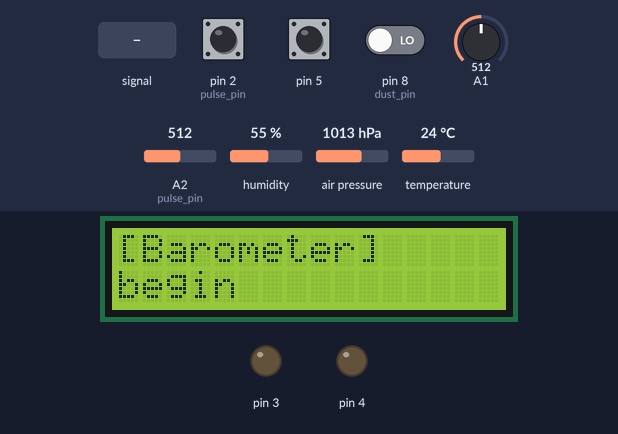
A sketch run on a simulated Arduino Uno, built with avr-gcc and run on an emulated ATmega328P. Shown: 16×2 character LCD, output pins drawn as LEDs (lit = HIGH). The test bench sets the inputs (shaded band); at power-on: pin 2 (pulse_pin) LOW, pin 5 LOW, humidity 55 %, pin 8 (dust_pin) LOW, A1 = 512, A2 (pulse_pin) = 512, air pressure 1013 hPa, temperature 24 °C. The modem accepts every AT command (registered, SIM ready, sends succeed) and sends nothing else; what the sketch prints to the serial monitor is not drawn.

Above: at 10.2 s.
10.3 s: A2 (pulse_pin) fed a 200 Hz sine of ±81 counts around its level
At 14.6 s:
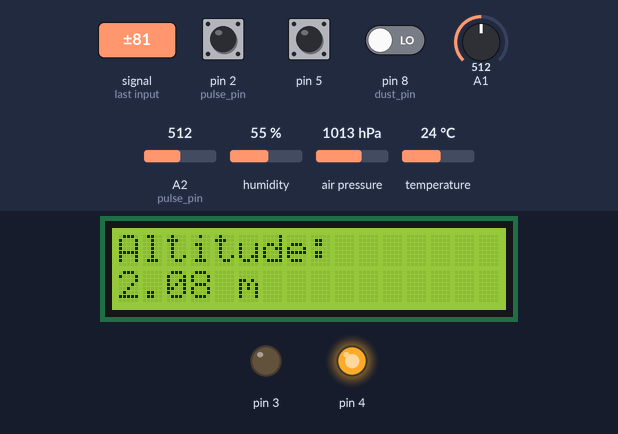
15.0 s: pin 2 (pulse_pin) pulled HIGH for 3.2 s
At 17.8 s:
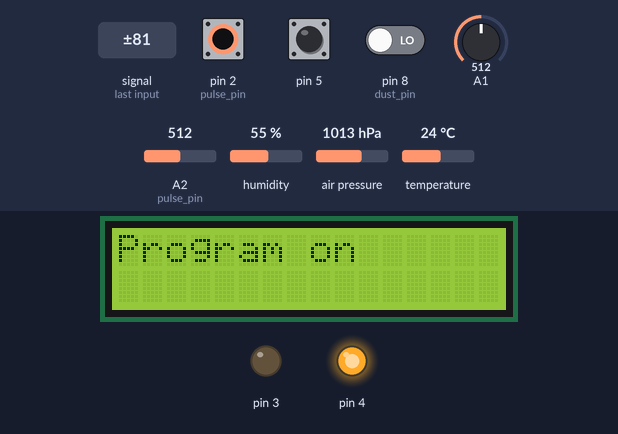
24.6 s: pin 5 pulled HIGH for 3.2 s
At 27.4 s:
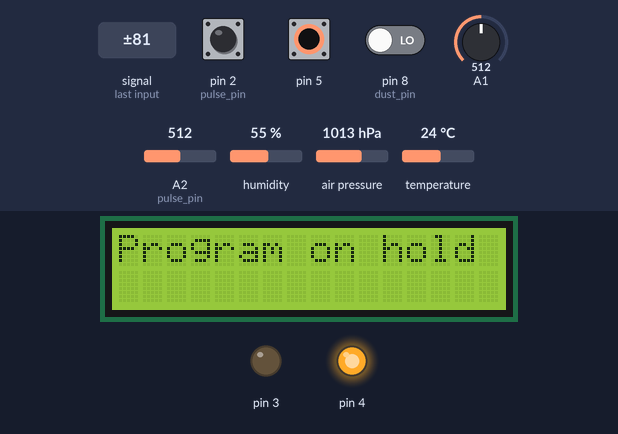
33.8 s: humidity set to 22 %
At 37.0 s:
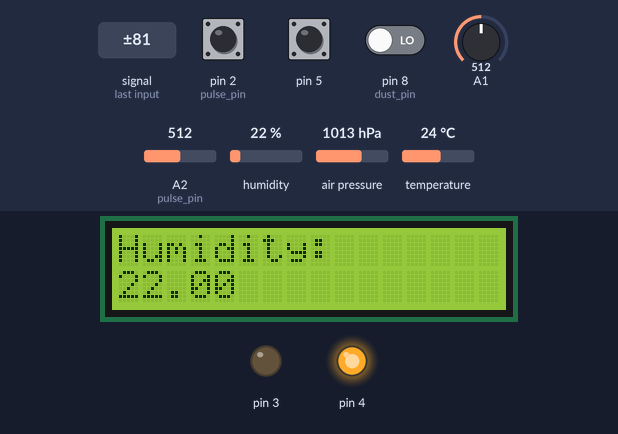
40.2 s: A2 (pulse_pin) fed a 2 Hz sine of ±306 counts around its level
At 43.4 s:
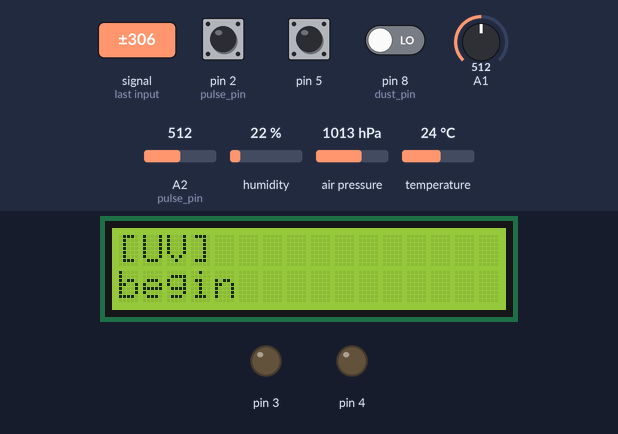
46.6 s: A2 (pulse_pin) fed a 50 Hz sine of ±306 counts around its level
At 49.5 s:
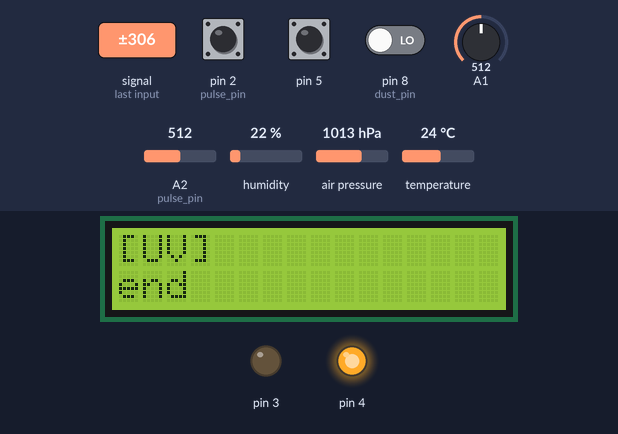
Timing chart, 0 to 61.2 s (numbered marks = the images above; inputs shaded):
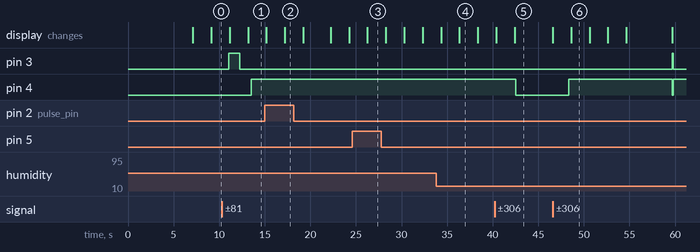

Measured:
- after the input at 10.3 s, pin 3: LOW → HIGH after 0.73 s, → LOW 1.2 s later; pin 4: LOW → HIGH after 3.2 s
- after the input at 15.0 s, the display: first differs from a run without the input after 2.2 s (image 2)
- after the input at 24.6 s, the display: changes after 1.7 s (image 3)
- after the input at 40.2 s, pin 4: HIGH → LOW after 2.3 s
- after the input at 46.6 s, pin 4: LOW → HIGH after 1.8 s, → LOW 11.3 s later, → HIGH 0.12 s later
- what the display in image 4 shows lasts 2.0 s, from 36.4 s to 38.4 s
- what the display in image 5 shows lasts 4.2 s, from 42.4 s to 46.6 s

The sketch:

Lab1.ino
```cpp
// Load library for WIFI
#include <SoftwareSerial.h>
// Load library for LCD display
#include <LiquidCrystal_PCF8574.h>
// Load librarues fir BMP
#include <Adafruit_Sensor.h>
#include <Adafruit_BMP280.h>
// Load library DHT Humidity & Temperature Sensor
#include <DHT.h>

#define SSID "MATA KI CHOKI"     // "SSID-WiFiname"
#define PASS ""       // "password"
#define IP "184.106.153.149"// thingspeak.com ip
String msg = "GET /update?key=PQORAEUQ16AI3XTZ"; //change it with your api key like "GET /update?key=Your Api Key"

// Set the LCD address to 0x27 for a 16 chars and 2 line display
LiquidCrystal_PCF8574 lcd(0x27);
 // Barometric Pressure Sensor
Adafruit_BMP280 bmp;
// WIFI
SoftwareSerial esp8266(9,10);

// Volatile Variables, used in the interrupt service routine!
volatile int Signal;                // holds the incoming raw data
volatile int IBI = 600;             // int that holds the time interval between beats! Must be seeded!
volatile boolean Pulse = false;     // "True" when heartbeat is detected. "False" when not a "live beat".
volatile boolean QS = false;        // becomes true when Arduino finds a beat.

// Regards Serial OutPut  -- Set This Up to your needs
static boolean serialVisual = true;   // Set to 'false' by Default.  Re-set to 'true' to see Arduino Serial Monitor ASCII Visual Pulse
volatile int rate[10];                    // array to hold last ten IBI values
volatile unsigned long sampleCounter = 0;          // used to determine pulse timing
volatile unsigned long lastBeatTime = 0;           // used to find IBI
volatile int P =512;                      // used to find peak in pulse wave, seeded
volatile int T = 512;                     // used to find trough in pulse wave, seeded
volatile int thresh = 525;                // used to find instant moment of heart beat, seeded
volatile int amp = 100;                   // used to hold amplitude of pulse waveform, seeded
volatile boolean firstBeat = true;        // used to seed rate array so we startup with reasonable BPM
volatile boolean secondBeat = false;      // used to seed rate array so we startup with reasonable BPM

int onSwitchState = 0;
int offSwitchState = 0;
int dust_pin = 8;
int pulse_pin = 2;
int blink_pin = 13;
unsigned long duration;
unsigned long starttime;
unsigned long sampletime_ms = 2000;
unsigned long lowpulseoccupancy = 0;
float ratio = 0;
int wait_time_ms = 2000;
#define DHTPIN 7
#define DHTTYPE DHT22
// Initialize DHT sensor for normal 16mhz Arduino
DHT dht(DHTPIN, DHTTYPE);

// Barometer
float pressure;
float altitude;
// Dust
float concentration;
// Light
float light;
// Temperature
float humidity;
float temp;
// UV
float vsig;
// Pulse
volatile float BPM;

void setup()
{
  // Set serial
  Serial.begin(115200);

  if (!bmp.begin()) {
    Serial.println("Could not find a valid BMP280 sensor, check wiring!");
    while (1);
  }

  esp8266.begin(115200);
  esp8266.println("AT");

  if(esp8266.find("OK")){
    connectWiFi();
    Serial.println("Connect to Internet");
  } else{
    Serial.println("Unable to connect to Internet");
  }

  lcd.setBacklight(255);
  lcd.begin(16, 2);
  lcd.print("     Lab 1:     ");
  lcd.setCursor(0,1);
  lcd.print("      Yong      ");
  delay(wait_time_ms);
  pinMode(3, OUTPUT);
  pinMode(4, OUTPUT);
  pinMode(2, INPUT);
  pinMode(5, INPUT);
  interruptSetup();
}

void loop()
{
  run_barometer();
  check_button();
  run_dust();
  check_button();
  run_light();
  check_button();
  run_temperature();
  check_button();
  run_uv();
  check_button();
  run_pulse();
  check_button();
  push_data();
  check_button();
  check_alert();
  check_button();
}

void check_button()
{
  onSwitchState = digitalRead(2);
  offSwitchState = digitalRead(5);
  if (offSwitchState == HIGH)
  {
    lcd.clear();
    lcd.print("Program on hold");
    Serial.println("Off button pressed");
    delay(wait_time_ms);
  }
  if (onSwitchState == HIGH)
  {
    lcd.clear();
    lcd.print("Program on");
    Serial.println("On button pressed");
    delay(wait_time_ms);
  }
}

void check_alert()
{
  if (light > 200)
  {
    digitalWrite(3, HIGH);
    digitalWrite(4, LOW);
    lcd.clear();
    lcd.print("[Warning]");
    lcd.setCursor(0,1);
    lcd.print("Too bright.");
    delay(wait_time_ms);
  }
  else
  {
    digitalWrite(3, LOW);
    digitalWrite(4, HIGH);
    lcd.clear();
    lcd.print("[Clear]");
    lcd.setCursor(0,1);
    lcd.print("Safe.");
    delay(wait_time_ms);
  }
}

void run_barometer()
{
  // Begin Check
  lcd.clear();
  lcd.print("[Barometer]");
  lcd.setCursor(0,1);
  lcd.print("begin");
  delay(wait_time_ms);

  // Run Check
  pressure = bmp.readPressure();
  Serial.println("Pressure = " + String(pressure) + " Pa");
  lcd.clear();
  lcd.print("Pressure:");
  lcd.setCursor(0, 1);
  lcd.print(String(pressure) + " Pa");
  delay(wait_time_ms);
  altitude = bmp.readAltitude(1013.25);
  Serial.println("Altitude = " + String(altitude) + " m");
  lcd.clear();
  lcd.print("Altitude:");
  lcd.setCursor(0, 1);
  lcd.print(String(altitude) + " m");
  delay(wait_time_ms);

  // End check
  lcd.clear();
  lcd.print("[Barometer]");
  lcd.setCursor(0,1);
  lcd.print("end");
  delay(wait_time_ms);
}

void run_dust()
{
  // Begin Check
  lcd.clear();
  lcd.print("[Dust]");
  lcd.setCursor(0,1);
  lcd.print("begin");
  delay(wait_time_ms);

  // Run Check
  duration = pulseIn(dust_pin, LOW);
  lowpulseoccupancy = lowpulseoccupancy + duration;
  if ((millis() - starttime) >= sampletime_ms)
  {
    ratio = lowpulseoccupancy / (sampletime_ms * 10.0);
    concentration = 1.1 * pow(ratio, 3) - 3.8 * pow(ratio, 2) + 520 * ratio + 0.62;
    Serial.println("Concentration = " + String(concentration) + " pcs/0.01cf");

    lcd.clear();
    lcd.print("Concentration:");
    lcd.setCursor(0, 1);
    lcd.print(String(concentration) + " pcs/0.01cf");
    delay(wait_time_ms);
    lowpulseoccupancy = 0;
    starttime = millis();
  }

  // End check
  lcd.clear();
  lcd.print("[Dust]");
  lcd.setCursor(0,1);
  lcd.print("end");
  delay(wait_time_ms);
}

void run_light()
{
  // Begin Check
  lcd.clear();
  lcd.print("[Light]");
  lcd.setCursor(0,1);
  lcd.print("begin");
  delay(wait_time_ms);

  // Run Check
  light = analogRead(A0);
  Serial.println("Light = " + String(light));
  lcd.clear();
  lcd.print("Light:");
  lcd.setCursor(0, 1);
  lcd.print(light);
  delay(wait_time_ms);

  // End check
  lcd.clear();
  lcd.print("[Light]");
  lcd.setCursor(0,1);
  lcd.print("end");
  delay(wait_time_ms);
}

void run_temperature()
{
  // Begin Check
  lcd.clear();
  lcd.print("[Temperature]");
  lcd.setCursor(0,1);
  lcd.print("begin");
  delay(wait_time_ms);

  // Run Check
  humidity = dht.readHumidity();
  Serial.println("Humidity = " + String(humidity));
  lcd.clear();
  lcd.print("Humidity:");
  lcd.setCursor(0, 1);
  lcd.print(humidity);
  delay(wait_time_ms);
  temp = dht.readTemperature();
  Serial.println("Temp = " + String(temp) + " Celsius");
  lcd.clear();
  lcd.print("Temp:");
  lcd.setCursor(0, 1);
  lcd.print(String(temp) + " Celsius");
  delay(wait_time_ms);

  // End check
  lcd.clear();
  lcd.print("[Temperature]");
  lcd.setCursor(0,1);
  lcd.print("end");
  delay(wait_time_ms);
}

void run_uv()
{
  // Begin Check
  lcd.clear();
  lcd.print("[UV]");
  lcd.setCursor(0,1);
  lcd.print("begin");
  delay(wait_time_ms);

  // Run Check
  int sensorValue;
  long  sum=0;
  for(int i=0;i<1024;i++)
  {
    sensorValue=analogRead(A1);
    sum=sensorValue+sum;
    delay(2);
  }
  sum = sum >> 10;
  // Vsig is the value of voltage measured from the SIG pin of the Grove interface
  vsig = sum * 4980.0 / 1023.0;
  Serial.println("Voltage = " + String(vsig) + "mV");
  lcd.clear();
  lcd.print("Voltage:");
  lcd.setCursor(0, 1);
  lcd.print(String(vsig) + "mV");
  delay(wait_time_ms);

  // End check
  lcd.clear();
  lcd.print("[UV]");
  lcd.setCursor(0,1);
  lcd.print("end");
  delay(wait_time_ms);
}

void run_pulse()
{
    // Begin Check
  lcd.clear();
  lcd.print("[Pulse]");
  lcd.setCursor(0,1);
  lcd.print("begin");
  delay(wait_time_ms);

  // Run Check
  Serial.println("BPM = " + String(BPM));
  lcd.clear();
  lcd.print("BPM:");
  lcd.setCursor(0, 1);
  lcd.print(String(BPM));
  delay(wait_time_ms);

  // End check
  lcd.clear();
  lcd.print("[Pulse]");
  lcd.setCursor(0,1);
  lcd.print("end");
  delay(wait_time_ms);
}

void push_data(){
  String cmd = "AT+CIPSTART=\"TCP\",\"";
  cmd += IP;
  cmd += "\",80";
  Serial.println(cmd);
  esp8266.println(cmd);
  delay(2000);
  if(esp8266.find("Error")){
    return;
  }
  cmd = msg ;
  cmd += "&field1=";
  cmd += pressure;
  cmd += "&field2=";
  cmd += altitude;
  cmd += "&field3=";
  cmd += concentration;
  cmd += "&field4=";
  cmd += light;
  cmd += "&field5=";
  cmd += humidity;
  cmd += "&field6=";
  cmd += temp;
  cmd += "&field7=";
  cmd += vsig;
  cmd += "&field8=";
  cmd += BPM;
  cmd += "\r\n";
  Serial.print("AT+CIPSEND=");
  esp8266.print("AT+CIPSEND=");
  Serial.println(cmd.length());
  esp8266.println(cmd.length());
  Serial.print(cmd);
  esp8266.print(cmd);
}

void interruptSetup()
{
  TCCR2A = 0x02;     // DISABLE PWM ON DIGITAL PINS 3 AND 11, AND GO INTO CTC MODE
  TCCR2B = 0x06;     // DON'T FORCE COMPARE, 256 PRESCALER
  OCR2A = 0X7C;      // SET THE TOP OF THE COUNT TO 124 FOR 500Hz SAMPLE RATE
  TIMSK2 = 0x02;     // ENABLE INTERRUPT ON MATCH BETWEEN TIMER2 AND OCR2A
  sei();             // MAKE SURE GLOBAL INTERRUPTS ARE ENABLED
}

ISR(TIMER2_COMPA_vect){                       // triggered when Timer2 counts to 124
  cli();                                      // disable interrupts while we do this
  Signal = analogRead(pulse_pin);              // read the Pulse Sensor
  sampleCounter += 2;                         // keep track of the time in mS
  int N = sampleCounter - lastBeatTime;       // monitor the time since the last beat to avoid noise

    //  find the peak and trough of the pulse wave
  if(Signal < thresh && N > (IBI/5)*3){      // avoid dichrotic noise by waiting 3/5 of last IBI
    if (Signal < T){                         // T is the trough
      T = Signal;                            // keep track of lowest point in pulse wave
    }
  }

  if(Signal > thresh && Signal > P){        // thresh condition helps avoid noise
    P = Signal;                             // P is the peak
  }                                         // keep track of highest point in pulse wave

  //  NOW IT'S TIME TO LOOK FOR THE HEART BEAT
  // signal surges up in value every time there is a pulse
  if (N > 250){                                   // avoid high frequency noise
    if ( (Signal > thresh) && (Pulse == false) && (N > (IBI/5)*3) ){
      Pulse = true;                               // set the Pulse flag when there is a pulse
      digitalWrite(blink_pin,HIGH);                // turn on pin 13 LED
      IBI = sampleCounter - lastBeatTime;         // time between beats in mS
      lastBeatTime = sampleCounter;               // keep track of time for next pulse

      if(secondBeat){                        // if this is the second beat
        secondBeat = false;                  // clear secondBeat flag
        for(int i=0; i<=9; i++){             // seed the running total to get a realistic BPM at startup
          rate[i] = IBI;
        }
      }

      if(firstBeat){                         // if it's the first time beat is found
        firstBeat = false;                   // clear firstBeat flag
        secondBeat = true;                   // set the second beat flag
        sei();                               // enable interrupts again
        return;                              // IBI value is unreliable so discard it
      }
      word runningTotal = 0;                  // clear the runningTotal variable

      for(int i=0; i<=8; i++){                // shift data in the rate array
        rate[i] = rate[i+1];                  // and drop the oldest IBI value
        runningTotal += rate[i];              // add up the 9 oldest IBI values
      }

      rate[9] = IBI;                          // add the latest IBI to the rate array
      runningTotal += rate[9];                // add the latest IBI to runningTotal
      runningTotal /= 10;                     // average the last 10 IBI values
      BPM = 60000/runningTotal;               // how many beats can fit into a minute? that's BPM!
      QS = true;                              // set Quantified Self flag
      // QS FLAG IS NOT CLEARED INSIDE THIS ISR
      if(BPM<100){ //orange
        digitalWrite(3, HIGH);
        digitalWrite(4, LOW);
        digitalWrite(5, LOW);
      }
      else if(BPM>170){ //Red
          digitalWrite(3, LOW);
          digitalWrite(4, HIGH);
          digitalWrite(5, LOW);
      }
      else{ //green
        digitalWrite(3, LOW);
        digitalWrite(4, LOW);
        digitalWrite(5, HIGH);

      }
    }
  }

  if (Signal < thresh && Pulse == true){   // when the values are going down, the beat is over
    digitalWrite(blink_pin,LOW);            // turn off pin 13 LED
    Pulse = false;                         // reset the Pulse flag so we can do it again
    amp = P - T;                           // get amplitude of the pulse wave
    thresh = amp/2 + T;                    // set thresh at 50% of the amplitude
    P = thresh;                            // reset these for next time
    T = thresh;
  }

  if (N > 2500){                           // if 2.5 seconds go by without a beat
    thresh = 512;                          // set thresh default
    P = 512;                               // set P default
    T = 512;                               // set T default
    lastBeatTime = sampleCounter;          // bring the lastBeatTime up to date
    firstBeat = true;                      // set these to avoid noise
    secondBeat = false;                    // when we get the heartbeat back
  }

  sei();
  // enable interrupts when youre done!
}// end isr

boolean connectWiFi(){
  Serial.println("AT+CWMODE=1");
  esp8266.println("AT+CWMODE=1");
  delay(2000);
  String cmd="AT+CWJAP=\"";
  cmd+=SSID;
  cmd+="\",\"";
  cmd+=PASS;
  cmd+="\"";
  esp8266.println(cmd);
  delay(5000);
  if(esp8266.find("OK")){
    Serial.println("OK");
    return true;
  }else{
    return false;
  }
}
```
